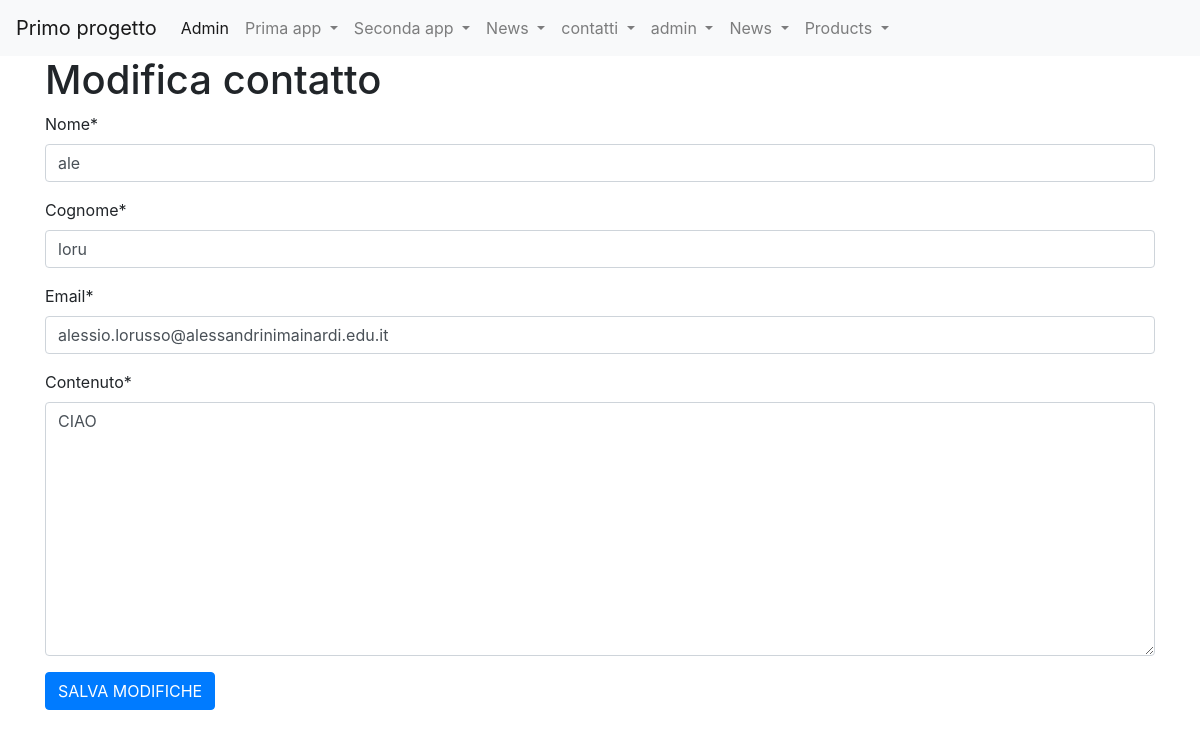
Screenshot of /forms_app/modifica_contatto/2 (signed in) with the database file from the repository.
### forms_app/models.py (models this page shows)
class Contatto(models.Model):
    nome = models.CharField(max_length=100)
    cognome = models.CharField(max_length=100)
    email = models.EmailField(max_length=200)
    contenuto = models.TextField()

### forms_app/views.py (the view)
# urls.py: path('modifica_contatto/<int:pk>',modifica_contatto, name='modifica_contatto'),
@login_required(login_url="/accounts/login")
def modifica_contatto(request, pk):
    contatto = get_object_or_404(Contatto, id=pk)
    """
    Se l'oggetto non viene trovato, get_object_or_484 restituisce una pagina di errore HTTP 484 (pagina non trovata).
    """
    """
    In Django, ci sono principalmente due tipi di richieste HTTP che una view può gestire: GET e POST.
    Le richieste GET sono utilizzate per recuperare dati dal server,
    mentre le richieste POST sono utilizzate per inviare dati al server,
    ad esempio quando si invia un modulo HTML come in questo caso.
    """
    if request.method == "GET": #prima chiamata get per caricare il form
        form = FormContatto (instance=contatto) #al construttore del form passo il contatto prelevato dal db
    if request.method=="POST": #seconda chiamata post per modificare il contatto
        form = FormContatto(request.POST, instance=contatto) #ora passo oltre al contatto prelevato dal db anche i dati modificati
        if form.is_valid():
            form.save()
            return redirect('forms_app:lista_contatti') # url che reindirizza alla pagina lista_contatti.html
    context={'form': form, 'contatto': contatto}
    return render(request, 'modifica_contatto.html', context)

### forms_app/forms.py
class FormContatto(forms.ModelForm):
    class Meta:
        model = Contatto
        fields = "__all__"

### forms_app/templates/modifica_contatto.html (shortened to what this page needs)
{% extends 'base.html' %}
{% load crispy_forms_tags %}
{% block content %}
<div class="container">
    <h1>Modifica contatto</h1>
    <form method="post">
        {{ form|crispy }}
        <input type="submit" class="btn btn-primary" value="SALVA MODIFICHE">
    </form>
</div>
{% endblock content %}

### templates/base.html (shortened to what this page needs)
<!doctype html>
{% load static %}
<html lang="it">
  <head>
    <link rel="stylesheet" href="https://cdn.jsdelivr.net/npm/bootstrap@4.5.3/dist/css/bootstrap.min.css">
  </head>
  <body>
    <nav class="navbar navbar-expand-lg navbar-light bg-light">
        <a class="navbar-brand" href="{% url 'index_root' %}" >Primo progetto</a>
        <div class="collapse navbar-collapse" id="navbarSupportedContent">
          <ul class="navbar-nav mr-auto">
            <li class="nav-item active">
              <a class="nav-link" href="/admin">Admin <span class="sr-only">(current)</span></a>
            </li>
            {% if request.user.is_authenticated %}
              <li class="nav-item dropdown">
                <a class="nav-link dropdown-toggle" href="#" id="navbarDropdown" role="button" data-toggle="dropdown" aria-haspopup="true" aria-expanded="false">
                  Prima app
                </a>
              </li>
              <li class="nav-item dropdown">
                  <a class="nav-link dropdown-toggle" href="#" id="navbarDropdown" role="button" data-toggle="dropdown" aria-haspopup="true" aria-expanded="false">
                    Seconda app
                  </a>
                </li>
              <li class="nav-item dropdown">
                  <a class="nav-link dropdown-toggle" href="#" id="navbarDropdown" role="button" data-toggle="dropdown" aria-haspopup="true" aria-expanded="false">
                    News
                  </a>
              </li>
              <li class="nav-item dropdown">
                <a class="nav-link dropdown-toggle" href="#" id="navbarDropdown" role="button" data-toggle="dropdown" aria-haspopup="true" aria-expanded="false">
                  contatti
                </a>
              </li>
              <li class="nav-item dropdown">
                <a class="nav-link dropdown-toggle" href='#' id="navbarDropdown" role="button"
                    data-toggle="dropdown" aria-haspopup="true" aria-expanded="false">
                    {{ request.user.username }}
                </a>
                <link rel="stylesheet" href="https://cdnjs.cloudflare.com/ajax/libs/font-awesome/5.15.4/css/all.min.css">
              </li>
            <li class="nav-item dropdown">
                <a class="nav-link dropdown-toggle" href="#" id="navbarDropdown" role="button" data-toggle="dropdown" aria-haspopup="true" aria-expanded="false">
                  News
                </a>
            </li>
            {% endif %}
            <li class="nav-item dropdown">
              <a class="nav-link dropdown-toggle" href="#" id="navbarDropdown" role="button" data-toggle="dropdown" aria-haspopup="true" aria-expanded="false">
                Products
              </a>
          </li>
          </ul>
        </div>
      </nav>
      {%block content%}
      {%endblock content%}
  </body>
</html>

### rows the page displays
Contatto: nome "ale", cognome "loru", email "alessio.lorusso@alessandrinimainardi.edu.it", contenuto "CIAO"

### other values shown
{{ request.user.username }} "admin"
